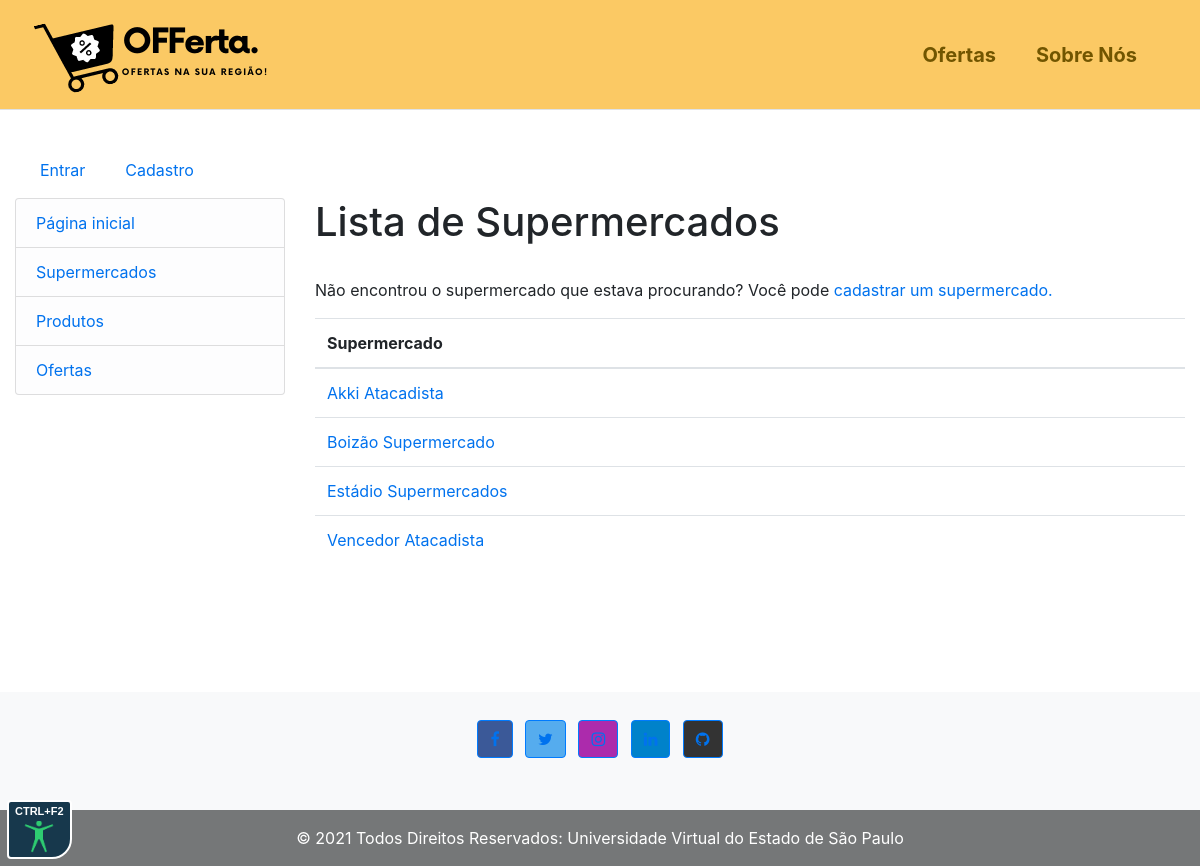
The app's page /ofertas/supermercados/, older data.
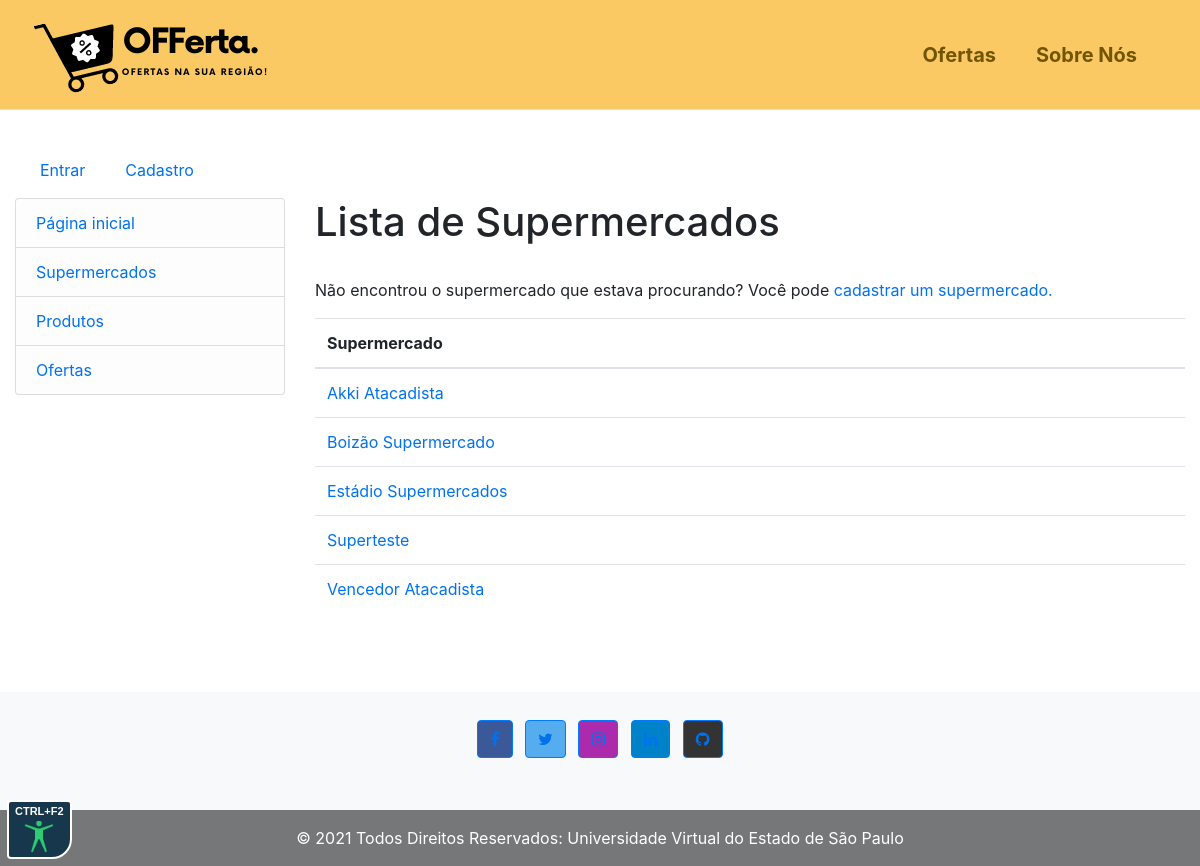
The same page, newer data.
### ofertas/models.py (models this page shows, shortened)
class Supermercado(models.Model):
    nome = models.CharField(max_length=50, help_text='Insira o nome de um mercado')
    imagem = models.ImageField(upload_to='supermercados/%Y/%m/%d', blank=True)
    site = models.CharField(max_length=50, help_text='Insira o site com http://', blank=True)
    informante = models.ForeignKey(User, on_delete=models.CASCADE)
    class Meta:
        ordering = ['nome']

### ofertas/views.py (the view)
# urls.py: path('supermercados/', views.SupermercadoListView.as_view(), name='supermercados'),
class SupermercadoListView(generic.ListView):
	model = Supermercado

### ofertas/templates/ofertas/supermercado_list.html
{% extends "base_generic.html" %}
{% block content %}
  <h1>Lista de Supermercados</h1>
  <br>
  <p>Não encontrou o supermercado que estava procurando? Você pode <a href="{% url 'supermercado-create' %}">cadastrar um supermercado.</a></p>
  {% if supermercado_list %}
  <table class="table table-hover"><thead>
      <tr>
        <th>Supermercado</th>
      </tr>
    </thead>
	<tbody>
	{% for supermercado in supermercado_list %}
		<tr>
        <td>
			<a href="{% url 'ofertasporsuper' supermercado.id %}">{{ supermercado.nome }}</a>
		</td>
		</tr>
    {% endfor %}
	</tbody>
	</table>
  {% else %}
    <p>Não há supermercados cadastrados.</p>
  {% endif %}
{% endblock %}

### ofertas/templates/base_generic.html (shortened to what this page needs)
<!DOCTYPE html>
<html lang="pt-BR">
<head>
  <link rel="stylesheet" href="https://cdn.jsdelivr.net/npm/bootstrap@4.5.3/dist/css/bootstrap.min.css"
>
  <link rel="stylesheet" href="https://cdnjs.cloudflare.com/ajax/libs/font-awesome/4.7.0/css/font-awesome.min.css">
  {% load static %}
  <link rel="stylesheet" href="{% static 'css/styles.css' %}">
</head>
<body id="content" class="d-flex flex-column min-vh-100">
  <nav class="navbar navbar-expand-lg sticky-top border-bottom navbar-light mb-5" style="background-color: #FBC964;">
    <div class="container-fluid">
        <a href="{% url 'index' %}" class="navbar-brand">
            <img src="{% static '/img/icons/logo_navbar.png' %}"  class="d-inline-block align-self-top" alt="Logotipo do site: um carrinho de supermercado com o símbolo de porcentagem. Leva à página inicial.">
        </a>
        <div class="collapse navbar-collapse" id="navbarCollapse">
            <ul class="navbar-nav ml-auto">
                <li class="nav-item">
                    <a href="{% url 'ofertas' %}" class="nav-link lead mr-4 font-weight-bold" style="color:#715500" >Ofertas</a>
                </li>
                <li class="nav-item">
                    <a href="{% url 'about' %}" class="nav-link lead mr-4 font-weight-bold" style="color:#715500">Sobre Nós</a>
                </li>
            </ul>
        </div>
    </div>
  </nav>
  <div class="container-fluid">
    <div class="row">
	{% if user.is_authenticated %}
     		<ul>Usuário: {{ user.get_username }}</ul>
     		<ul><a href="{% url 'account_logout'%}?next={{request.path}}">Sair</a></ul>
   	{% else %}
     		<ul><a href="{% url 'account_login'%}?next={{request.path}}">Entrar</a></ul>
			<ul><a href="{% url 'account_signup'%}?next={{request.path}}">Cadastro</a></ul>
   	{% endif %}
	</div>
	<div class="row">
      {% block sidebar %}
        <div class="col-lg-3">
            <ul class="list-group mb-3 mb-lg-0">
                <a class="text-decoration-none list-group-item list-group-item-light"
                    href="{% url 'index' %}">
                    Página inicial
                </a>
				<a class="text-decoration-none list-group-item list-group-item-light"
                    href="{% url 'supermercados' %}">
                    Supermercados
                </a>
				<a class="text-decoration-none list-group-item list-group-item-light"
                    href="{% url 'produtos' %}">
                    Produtos
                </a>
				<a class="text-decoration-none list-group-item list-group-item-light"
                    href="{% url 'ofertas' %}">
                    Ofertas
                </a>
            </ul>
        </div>
	   {% endblock %}
      <div class="col-sm-9">{% block content %}{% endblock %}</div>
    </div>
  </div>
  <footer class="bg-light text-center text-white mt-auto">
    <div class="container p-4 pb-0">
        <section class="mb-4">
          <a
            class="btn btn-primary btn-floating m-1"
            style="background-color: #3b5998;"
            href="https://pt-br.facebook.com/univespoficial/"
            role="button"
			aria-label="página da Univesp no Facebook"
            ><i class="fa fa-facebook"></i
          ></a>
          <a
            class="btn btn-primary btn-floating m-1"
            style="background-color: #55acee;"
            href="https://twitter.com/univespoficial"
            role="button"
			aria-label="página da Univesp no twitter"
            ><i class="fa fa-twitter"></i
          ></a>
          <a
            class="btn btn-primary btn-floating m-1"
            style="background-color: #ac2bac;"
            href="https://www.instagram.com/univespoficial/?hl=pt-br"
            role="button"
			aria-label="página da Univesp no Instagram"
            ><i class="fa fa-instagram"></i
          ></a>
          <a
            class="btn btn-primary btn-floating m-1"
            style="background-color: #0082ca;"
            href="https://www.linkedin.com/school/univespoficial/"
            role="button"
			aria-label="página da Univesp no Linkedin"
            ><i class="fa fa-linkedin"></i
          ></a>
          <a
            class="btn btn-primary btn-floating m-1"
            style="background-color: #333333;"
            href="https://github.com/alunos2020pi/Projeto-Integrador"
            role="button"
			aria-label="página do projeto no Github"
            ><i class="fa fa-github"></i
          ></a>
        </section>
      </div>
      <div class="text-center p-3" style="background-color: #757778;">
        © 2021 Todos Direitos Reservados:
        <a class="text-white" href="https://univesp.br"> Universidade Virtual do Estado de São Paulo</a>
      </div>
    </footer>
</body>
</html>

### ofertas/static/css/styles.css (style rules this page uses)
h1 { font-size: 40px; }
body { margin: 0; padding: 0; box-sizing: border-box; max-width: 100%; overflow-y: overlay !important; overflow-x: auto; overflow-wrap: break-word; }
a:link { color: #0072ee; }

Row changes from the older to the newer data that the page shows:
added Supermercado: nome "Superteste"
